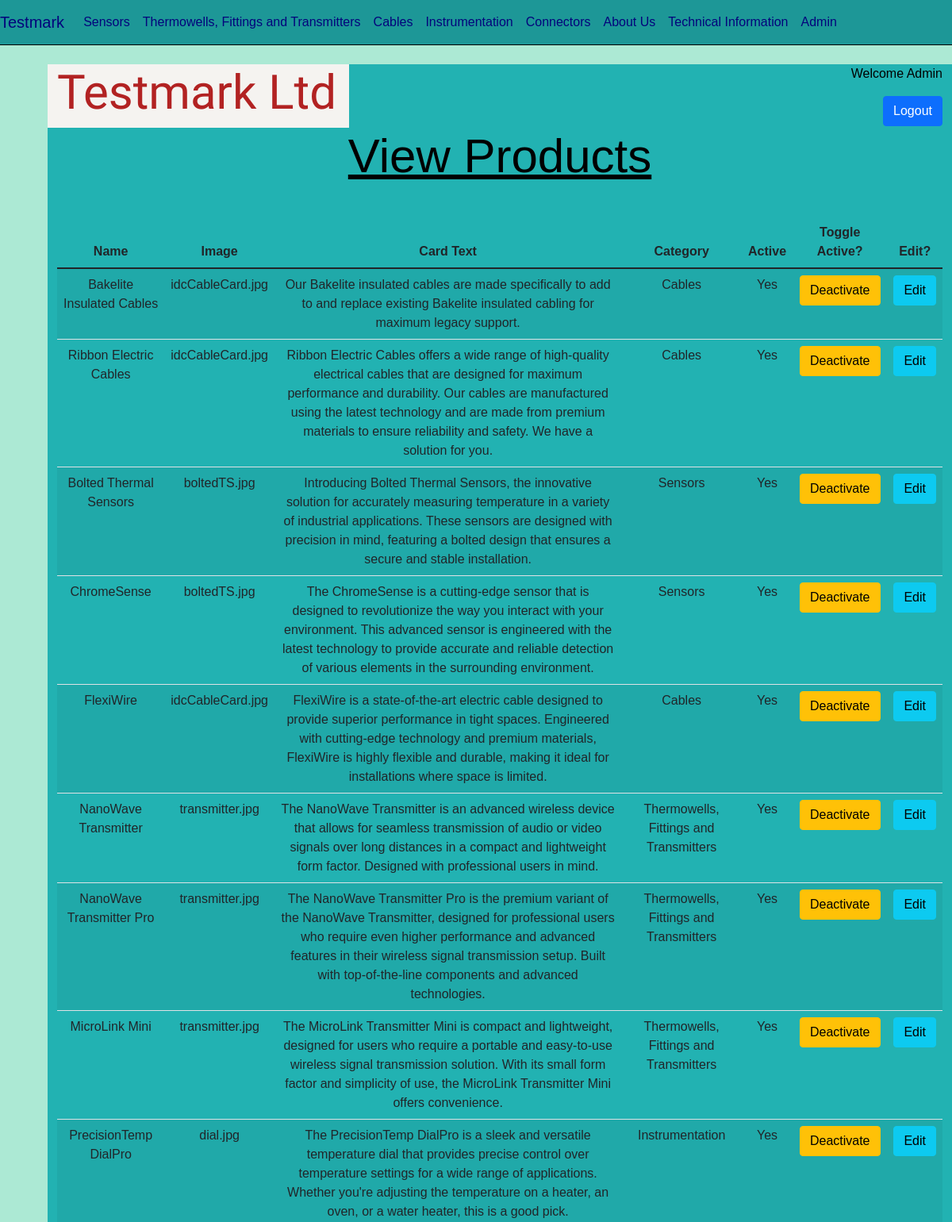
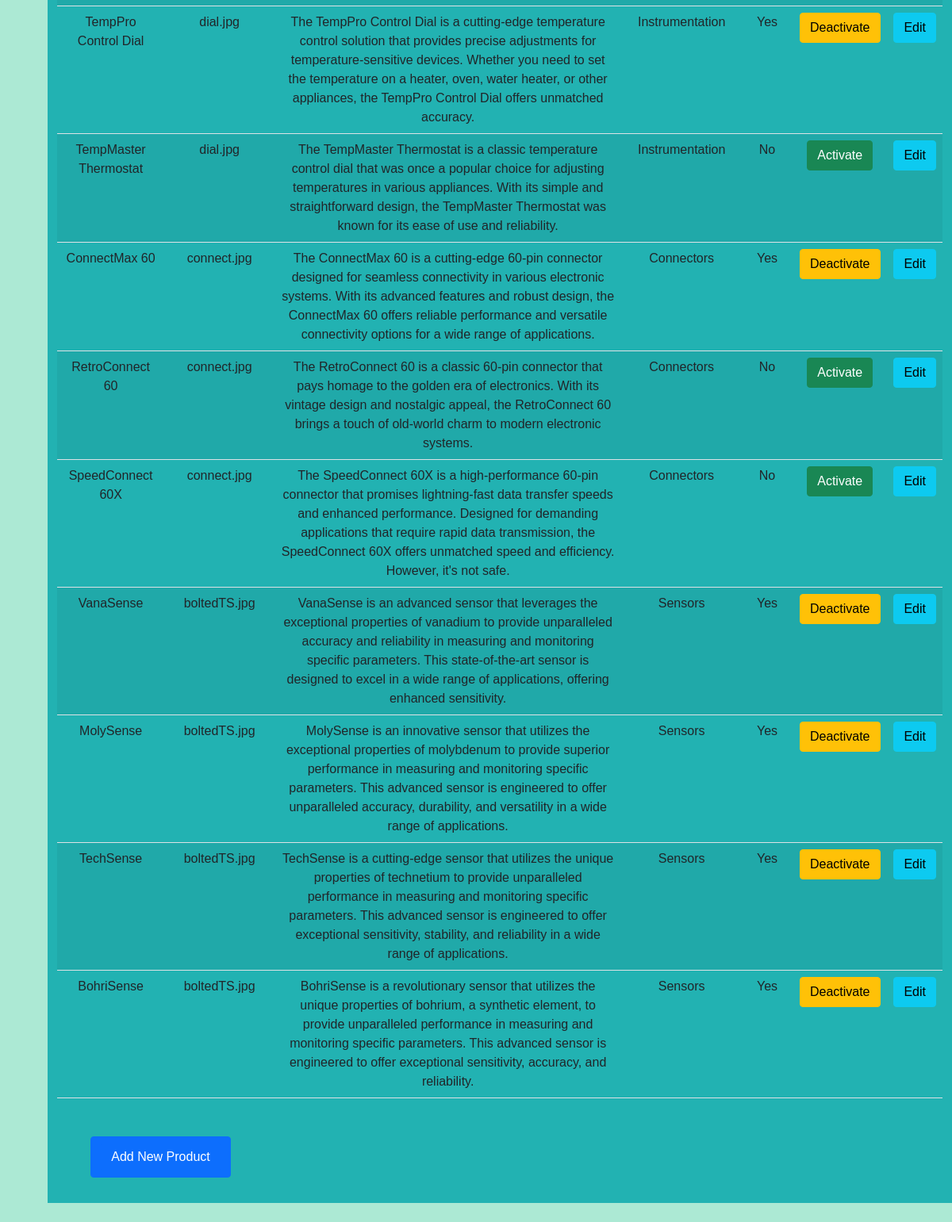
/testmark-adminProducts.php (signed in), run on the app's committed database (2 pictures, top to bottom).
### tables this page shows
CREATE TABLE `category` (
  `id` int(11) NOT NULL,
  `name` varchar(50) NOT NULL,
  `body` text NOT NULL
);

CREATE TABLE `product` (
  `id` int(11) NOT NULL,
  `name` varchar(100) NOT NULL,
  `image` varchar(200) NOT NULL,
  `card_text` varchar(300) NOT NULL,
  `category_id` int(11) NOT NULL,
  `active` tinyint(1) NOT NULL DEFAULT 1
);

### testmark-adminProducts.php (the view, shortened to what this page needs)
<?php
include_once("connection.php");
include("commonHead.php");
?>
</head>
<?php include("commonNav.php") ?>
<div class="container">
    <div class="row" id="Top">
        <div class="col-md-4 col-sm-6 col-xs-12" id="c1">
            <h1 id="logo">Testmark Ltd</h1>
        </div>
        <div class="col-md-8 col-sm-6 col-xs-12" id="c2">
            <p>
                Welcome Admin
            </p>
            <form method="post">
                <input type="submit" name="logout" value="Logout" class="btn btn-primary">
            </form>
        </div>
    </div>
    <div class="row">
        <div class="col-12" id="c12">
            <h1 id="About">View Products</h1>
        </div>
    </div>
    <div class="row">
        <div class="col-12" id="c12">
            <table class="table table-striped" id="mainTable">
                <thead>
                    <tr>
                        <th scope="col">Name</th>
                        <th scope="col">Image</th>
                        <th scope="col">Card Text</th>
                        <th scope="col">Category</th>
                        <th scope="col">Active</th>
                        <th scope="col">Toggle Active?</th>
                        <th scope="col">Edit?</th>
                    </tr>
                </thead>
                <tbody>
                    <?php
        $query = "SELECT p.*, c.name as category_name FROM product p LEFT JOIN category c ON p.category_id = c.id";
        $result = $db->query($query);
        foreach ($result as $row) {
            echo '<tr>
                <td>' . $row['name'] . '</td>
                <td>' . $row['image'] . '</td>
                <td>' . $row['card_text'] . '</td>
                <td>' . $row['category_name'] . '</td>
                <td>' . ($row['active'] ? 'Yes' : 'No') . '</td>
                <td>
                    <form class="toggle-form" method="post" action="productToggle.php">
                        <input type="hidden" name="product_id" value="' . $row['id'] . '">
                        <button type="submit" class="btn ' . ($row['active'] ? 'btn-warning' : 'btn-success') . '">' . ($row['active'] ? 'Deactivate' : 'Activate') . '</button>
                    </form>
                </td>
                <td>
                    <a href="testmark-adminProduct.php?id=' . $row['id'] . '" class="btn btn-info">Edit</a>
                </td>
            </tr>';
        }
        ?>
                </tbody>
            </table>
        </div>
    </div>
    <div class="row">
        <div class="col-3" id="c12">
            <button class=" btn btn-primary"><a href="testmark-adminNewProduct.php" class="btn btn-primary">Add New
                    Product</a></button>
        </div>
        <div class="col-9" id="c12"></div>
    </div>
    </body>
    </html>

### commonNav.php
<?php
require_once("connection.php");
echo '<body>
<nav class="navbar navbar-expand-md" id="NN">
    <a href="index.php" class="navbar-brand" id="Brand">Testmark</a>
    <ul class="navbar-nav">';
$querry = "SELECT * from category";
$result = $db->query($querry);
foreach ($result as $row) {
    echo '<li class="nav-item">
    <a href="testmark-' . $row['name'] . '.php' . '" class="nav-link" id="NavL">' . $row['name'] . '</a>
    </li>';
}
echo '<li class="nav-item">
<a href="Testmark-about.php" class="nav-link" id="NavL5">About Us</a>
</li>
<li class="nav-item">
<a href="Testmark-technical.php" class="nav-link" id="NavL6">Technical Information</a>
</li>
<li class="nav-item">
<a href="testmark-admin.php" class="nav-link" id="NavL6">Admin</a>
</li>
</ul>
</nav>';

### Testmark-styles.css (style rules this page uses)
body { background-color: #ace9d4; font-family: Helvetica, Arial, sans-serif; color: black; font-size: 1rem; }
h1 { font-size: 3.75rem; }
#logo { font-family: "Catamaran", sans-serif; color: firebrick; }
.container { margin-top: 2%; margin-bottom: 2%; margin-left: 5%; margin-right: 5%; }
#c1 { background-color: #f5f3f0; }
#c2 { background-color: #22b2b2; text-align: right; }
#NN { background-color: #1d9797; border-bottom: 0.1rem black solid; margin: 0%; padding-right: 0%; border-right: 0rem; }
#Brand, #NavL, #NavL1, #NavL2, #NavL3, #NavL4, #NavL5, #NavL6 { color: #04047c; }
#c6, #c8, #c12, #c15, .title, #c17 { background-color: #22b2b2; text-align: center; padding-bottom: 2rem; }
#ProductT1, #IDC1, #About, .titleText, #Tech { text-decoration: underline; }

### data on the page
category: name "Sensors"
category: name "Thermowells, Fittings and Transmitters"
category: name "Cables"
category: name "Instrumentation"
category: name "Connectors"
product: name "Bakelite Insulated Cables", image "idcCableCard.jpg", card_text "Our Bakelite insulated cables are made specifically to add to and replace existing Bakelite insulated cabling for maximum legacy support.", category.name "Cables", active "Yes"
product: name "Ribbon Electric Cables", image "idcCableCard.jpg", card_text "Ribbon Electric Cables offers a wide range of high-quality electrical cables that are designed for maximum performance and durability. Our cables are manufactured using the latest technology and are made from premium materials to ensure reliability and safety. We have a solution for you.", category.name "Cables", active "Yes"
product: name "Bolted Thermal Sensors", image "boltedTS.jpg", card_text "Introducing Bolted Thermal Sensors, the innovative solution for accurately measuring temperature in a variety of industrial applications. These sensors are designed with precision in mind, featuring a bolted design that ensures a secure and stable installation.", category.name "Sensors", active "Yes"
product: name "ChromeSense", image "boltedTS.jpg", card_text "The ChromeSense is a cutting-edge sensor that is designed to revolutionize the way you interact with your environment. This advanced sensor is engineered with the latest technology to provide accurate and reliable detection of various elements in the surrounding environment.", category.name "Sensors", active "Yes"
product: name "FlexiWire", image "idcCableCard.jpg", card_text "FlexiWire is a state-of-the-art electric cable designed to provide superior performance in tight spaces. Engineered with cutting-edge technology and premium materials, FlexiWire is highly flexible and durable, making it ideal for installations where space is limited.", category.name "Cables", active "Yes"
product: name "NanoWave Transmitter", image "transmitter.jpg", card_text "The NanoWave Transmitter is an advanced wireless device that allows for seamless transmission of audio or video signals over long distances in a compact and lightweight form factor. Designed with professional users in mind.", category.name "Thermowells, Fittings and Transmitters", active "Yes"
product: name "NanoWave Transmitter Pro", image "transmitter.jpg", card_text "The NanoWave Transmitter Pro is the premium variant of the NanoWave Transmitter, designed for professional users who require even higher performance and advanced features in their wireless signal transmission setup. Built with top-of-the-line components and advanced technologies.", category.name "Thermowells, Fittings and Transmitters", active "Yes"
product: name "MicroLink Mini", image "transmitter.jpg", card_text "The MicroLink Transmitter Mini is compact and lightweight, designed for users who require a portable and easy-to-use wireless signal transmission solution. With its small form factor and simplicity of use, the MicroLink Transmitter Mini offers convenience.", category.name "Thermowells, Fittings and Transmitters", active "Yes"
product: name "PrecisionTemp DialPro", image "dial.jpg", card_text "The PrecisionTemp DialPro is a sleek and versatile temperature dial that provides precise control over temperature settings for a wide range of applications. Whether you're adjusting the temperature on a heater, an oven, or a water heater, this is a good pick.", category.name "Instrumentation", active "Yes"
product: name "TempPro Control Dial", image "dial.jpg", card_text "The TempPro Control Dial is a cutting-edge temperature control solution that provides precise adjustments for temperature-sensitive devices. Whether you need to set the temperature on a heater, oven, water heater, or other appliances, the TempPro Control Dial offers unmatched accuracy.", category.name "Instrumentation", active "Yes"
product: name "TempMaster Thermostat", image "dial.jpg", card_text "The TempMaster Thermostat is a classic temperature control dial that was once a popular choice for adjusting temperatures in various appliances. With its simple and straightforward design, the TempMaster Thermostat was known for its ease of use and reliability.", category.name "Instrumentation", active "No"
product: name "ConnectMax 60", image "connect.jpg", card_text "The ConnectMax 60 is a cutting-edge 60-pin connector designed for seamless connectivity in various electronic systems. With its advanced features and robust design, the ConnectMax 60 offers reliable performance and versatile connectivity options for a wide range of applications.", category.name "Connectors", active "Yes"
product: name "RetroConnect 60", image "connect.jpg", card_text "The RetroConnect 60 is a classic 60-pin connector that pays homage to the golden era of electronics. With its vintage design and nostalgic appeal, the RetroConnect 60 brings a touch of old-world charm to modern electronic systems.", category.name "Connectors", active "No"
product: name "SpeedConnect 60X", image "connect.jpg", card_text "The SpeedConnect 60X is a high-performance 60-pin connector that promises lightning-fast data transfer speeds and enhanced performance. Designed for demanding applications that require rapid data transmission, the SpeedConnect 60X offers unmatched speed and efficiency. However, it's not safe.", category.name "Connectors", active "No"
product: name "VanaSense", image "boltedTS.jpg", card_text "VanaSense is an advanced sensor that leverages the exceptional properties of vanadium to provide unparalleled accuracy and reliability in measuring and monitoring specific parameters. This state-of-the-art sensor is designed to excel in a wide range of applications, offering enhanced sensitivity.", category.name "Sensors", active "Yes"
product: name "MolySense", image "boltedTS.jpg", card_text "MolySense is an innovative sensor that utilizes the exceptional properties of molybdenum to provide superior performance in measuring and monitoring specific parameters. This advanced sensor is engineered to offer unparalleled accuracy, durability, and versatility in a wide range of applications.", category.name "Sensors", active "Yes"
product: name "TechSense", image "boltedTS.jpg", card_text "TechSense is a cutting-edge sensor that utilizes the unique properties of technetium to provide unparalleled performance in measuring and monitoring specific parameters. This advanced sensor is engineered to offer exceptional sensitivity, stability, and reliability in a wide range of applications.", category.name "Sensors", active "Yes"
product: name "BohriSense", image "boltedTS.jpg", card_text "BohriSense is a revolutionary sensor that utilizes the unique properties of bohrium, a synthetic element, to provide unparalleled performance in measuring and monitoring specific parameters. This advanced sensor is engineered to offer exceptional sensitivity, accuracy, and reliability.", category.name "Sensors", active "Yes"
